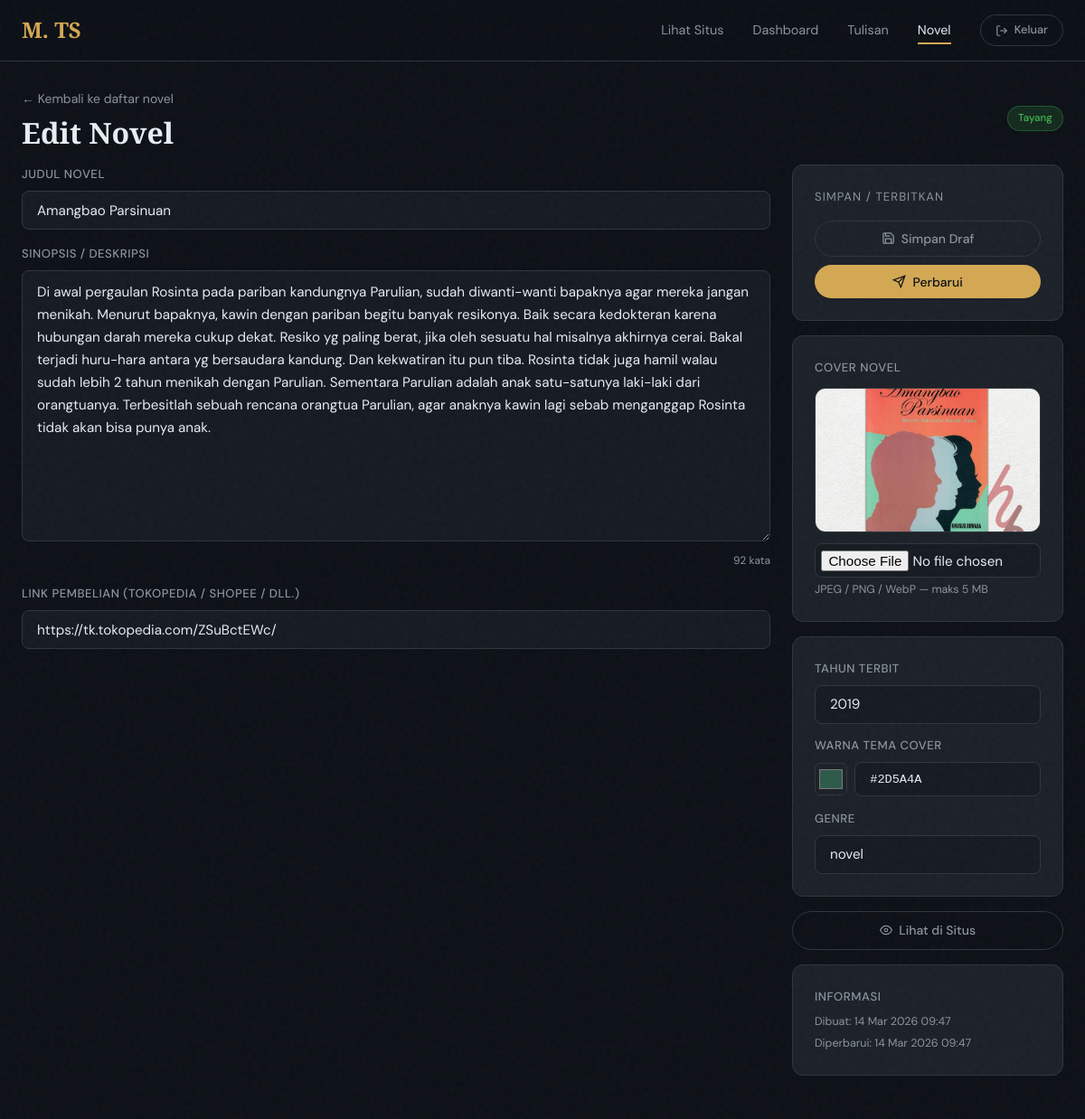
/author_novels.php?action=edit&id=2 (signed in), run on the app's committed database.
### tables this page shows
CREATE TABLE IF NOT EXISTS `novels` (
  `id`          INT AUTO_INCREMENT PRIMARY KEY,
  `title`       VARCHAR(255)  NOT NULL,
  `synopsis`    TEXT          NOT NULL,
  `cover_image` VARCHAR(500)  DEFAULT NULL,
  `buy_link`    VARCHAR(500)  DEFAULT NULL,
  `year`        YEAR          NOT NULL,
  `color`       VARCHAR(7)    DEFAULT '#6B4423',
  `genre`       VARCHAR(100)  DEFAULT 'novel',
  `status`      ENUM('draft','published') DEFAULT 'draft',
  `created_at`  DATETIME      DEFAULT CURRENT_TIMESTAMP,
  `updated_at`  DATETIME      DEFAULT CURRENT_TIMESTAMP ON UPDATE CURRENT_TIMESTAMP
);

### config.php (called while the page is built, shortened)
<?php
function e(string $str): string {
    return htmlspecialchars($str, ENT_QUOTES | ENT_HTML5, 'UTF-8');
}

### author_novels.php (the view, shortened to what this page needs)
<?php
require_once 'config.php';
$db     = getDB();
$action = $_GET['action'] ?? 'list';
$id     = (int)($_GET['id'] ?? 0);
$editNovel = null;
if (($action === 'edit') && $id > 0) {
    $stmt = $db->prepare("SELECT * FROM novels WHERE id = ?");
    $stmt->execute([$id]);
    $editNovel = $stmt->fetch();
}
$novels = [];
$csrfToken = csrfToken();
?>
<!DOCTYPE html>
<html lang="id">
<head>
  <link rel="stylesheet" href="theme.css">
</head>
<body>
<div class="noise-overlay"></div>
<nav class="site-nav">
  <div class="nav-inner">
    <a href="index.php" class="nav-brand">M. TS</a>
    <div class="nav-links">
      <a href="index.php" class="nav-link">Lihat Situs</a>
      <a href="author.php" class="nav-link">Dashboard</a>
      <a href="author_posts.php" class="nav-link">Tulisan</a>
      <a href="author_novels.php" class="nav-link active">Novel</a>
      <a href="logout.php" class="btn btn-ghost btn-sm">
        <svg width="14" height="14" viewBox="0 0 24 24" fill="none" stroke="currentColor" stroke-width="2"><path d="M9 21H5a2 2 0 0 1-2-2V5a2 2 0 0 1 2-2h4"/><polyline points="16 17 21 12 16 7"/><line x1="21" y1="12" x2="9" y2="12"/></svg>
        Keluar
      </a>
    </div>
  </div>
</nav>
<div class="page-wrapper">
  <?php if ($action === 'list'): ?>
  <div class="flex items-center justify-between mb-4 wrap gap-3">
    <div>
      <h1 style="font-size:2rem;font-weight:700;">Katalog Novel</h1>
      <p class="text-muted text-sm">Kelola novel dan katalog buku Anda.</p>
    </div>
    <a href="?action=new" class="btn btn-primary">
      <svg width="15" height="15" viewBox="0 0 24 24" fill="none" stroke="currentColor" stroke-width="2"><line x1="12" y1="5" x2="12" y2="19"/><line x1="5" y1="12" x2="19" y2="12"/></svg>
      Tambah Novel
    </a>
  </div>
  <div class="card" style="padding:0;">
    <?php if (empty($novels)): ?>
    <div style="padding:3rem;text-align:center;color:var(--muted);">Belum ada novel. <a href="?action=new">Tambah sekarang →</a></div>
    <?php else: ?>
    <table class="data-table">
      <thead>
        <tr>
          <th>Judul</th>
          <th>Tahun</th>
          <th>Status</th>
          <th>Diperbarui</th>
          <th>Aksi</th>
        </tr>
      </thead>
      <tbody>
      <?php foreach ($novels as $n): ?>
      <tr>
        <td>
          <div style="display:flex;align-items:center;gap:0.75rem;">
            <?php if ($n['cover_image']): ?>
            <img src="<?= e($n['cover_image']) ?>" alt="" style="width:36px;height:48px;object-fit:cover;border-radius:4px;flex-shrink:0;">
            <?php else: ?>
            <div style="width:36px;height:48px;background:<?= e($n['color']) ?>;border-radius:4px;flex-shrink:0;"></div>
            <?php endif; ?>
            <a href="?action=edit&id=<?= $n['id'] ?>" style="color:var(--fg);font-size:0.88rem;font-weight:500;"><?= e($n['title']) ?></a>
          </div>
        </td>
        <td class="text-muted"><?= e((string)$n['year']) ?></td>
        <td><span class="badge badge-<?= $n['status'] ?>"><?= e($n['status'] === 'published' ? 'Tayang' : 'Draf') ?></span></td>
        <td class="text-muted text-xs"><?= date('d M Y', strtotime($n['updated_at'])) ?></td>
        <td>
          <div style="display:flex;gap:0.4rem;flex-wrap:wrap;">
            <a href="?action=edit&id=<?= $n['id'] ?>" class="btn btn-ghost btn-sm">Edit</a>
            <form method="POST" style="display:inline;" onsubmit="return confirm('Yakin?')">
              <input type="hidden" name="csrf_token" value="<?= e($csrfToken) ?>">
              <input type="hidden" name="id"     value="<?= $n['id'] ?>">
              <input type="hidden" name="action" value="<?= $n['status'] === 'published' ? 'unpublish' : 'publish' ?>">
              <button class="btn btn-sm <?= $n['status'] === 'published' ? 'btn-ghost' : 'btn-success' ?>">
                <?= $n['status'] === 'published' ? 'Tarik' : 'Terbitkan' ?>
              </button>
            </form>
            <form method="POST" style="display:inline;" onsubmit="return confirm('Hapus novel ini permanen?')">
              <input type="hidden" name="csrf_token" value="<?= e($csrfToken) ?>">
              <input type="hidden" name="id"     value="<?= $n['id'] ?>">
              <input type="hidden" name="action" value="delete">
              <button class="btn btn-danger btn-sm">Hapus</button>
            </form>
          </div>
        </td>
      </tr>
      <?php endforeach; ?>
      </tbody>
    </table>
    <?php endif; ?>
  </div>
  <?php else: ?>
  <?php
    $isNew = ($action === 'new');
    $curTitle    = $editNovel['title']       ?? '';
    $curSynopsis = $editNovel['synopsis']    ?? '';
    $curBuyLink  = $editNovel['buy_link']    ?? '';
    $curYear     = $editNovel['year']        ?? (int)date('Y');
    $curColor    = $editNovel['color']       ?? '#6B4423';
    $curGenre    = $editNovel['genre']       ?? 'novel';
    $curStatus   = $editNovel['status']      ?? 'draft';
    $curCover    = $editNovel['cover_image'] ?? '';
  ?>
  <div class="flex items-center justify-between mb-4 wrap gap-3">
    <div>
      <a href="author_novels.php" class="text-muted text-sm">← Kembali ke daftar novel</a>
      <h1 style="font-size:2rem;font-weight:700;margin-top:0.4rem;">
        <?= $isNew ? 'Tambah Novel Baru' : 'Edit Novel' ?>
      </h1>
    </div>
    <?php if (!$isNew): ?>
    <span class="badge badge-<?= $curStatus ?>"><?= $curStatus === 'published' ? 'Tayang' : 'Draf' ?></span>
    <?php endif; ?>
  </div>
  <form method="POST" enctype="multipart/form-data" id="novelForm">
    <div class="novel-editor-wrap">
      <div style="display:flex;flex-direction:column;gap:1rem;">
        <div class="form-group">
          <label class="form-label">Judul Novel</label>
          <input type="text" name="title" class="form-control" required
                 placeholder="Judul novel…"
                 value="<?= e($curTitle) ?>">
        </div>
        <div class="form-group">
          <label class="form-label">Sinopsis / Deskripsi</label>
          <textarea name="synopsis" class="form-control" style="min-height:300px;" required
                    placeholder="Tulis sinopsis novel Anda di sini…"><?= e($curSynopsis) ?></textarea>
          <div class="word-count" id="synWordCount">0 kata</div>
        </div>
        <div class="form-group">
          <label class="form-label">Link Pembelian (Tokopedia / Shopee / dll.)</label>
          <input type="url" name="buy_link" class="form-control"
                 placeholder="https://tokopedia.com/…"
                 value="<?= e($curBuyLink) ?>">
        </div>
      </div>
      <div style="display:flex;flex-direction:column;gap:1rem;">
        <div class="card">
          <p style="font-size:0.82rem;text-transform:uppercase;letter-spacing:0.08em;color:var(--muted);margin-bottom:1rem;">Simpan / Terbitkan</p>
          <div style="display:flex;flex-direction:column;gap:0.6rem;">
            <button type="submit" name="submit_action" value="draft" class="btn btn-ghost" style="justify-content:center;">
              <svg width="15" height="15" viewBox="0 0 24 24" fill="none" stroke="currentColor" stroke-width="2"><path d="M19 21H5a2 2 0 0 1-2-2V5a2 2 0 0 1 2-2h11l5 5v11a2 2 0 0 1-2 2z"/><polyline points="17 21 17 13 7 13 7 21"/><polyline points="7 3 7 8 15 8"/></svg>
              Simpan Draf
            </button>
            <button type="submit" name="submit_action" value="publish" class="btn btn-primary" style="justify-content:center;">
              <svg width="15" height="15" viewBox="0 0 24 24" fill="none" stroke="currentColor" stroke-width="2"><line x1="22" y1="2" x2="11" y2="13"/><polygon points="22 2 15 22 11 13 2 9 22 2"/></svg>
              <?= $curStatus === 'published' ? 'Perbarui' : 'Terbitkan' ?>
            </button>
          </div>
        </div>
        <div class="card">
          <p class="form-label" style="margin-bottom:0.75rem;">Cover Novel</p>
          <div class="cover-swatch" id="coverSwatch"
               style="background: linear-gradient(150deg, <?= e($curColor) ?> 0%, <?= e($curColor) ?>88 100%);">
            <?php if ($curCover): ?>
            <img src="<?= e($curCover) ?>" alt="Cover" id="coverPreviewImg">
            <?php else: ?>
            <img src="" alt="" id="coverPreviewImg" style="display:none;">
            <?php endif; ?>
          </div>
          <input type="file" name="cover_image" id="coverInput" accept="image/jpeg,image/png,image/webp"
                 class="form-control" style="padding:0.4rem;">
          <p class="text-muted text-xs mt-1">JPEG / PNG / WebP — maks 5 MB</p>
        </div>
        <div class="card">
          <div style="display:flex;flex-direction:column;gap:0.85rem;">
            <div class="form-group">
              <label class="form-label">Tahun Terbit</label>
              <input type="number" name="year" class="form-control"
                     min="1900" max="<?= (int)date('Y') + 5 ?>"
                     value="<?= e((string)$curYear) ?>">
            </div>
            <div class="form-group">
              <label class="form-label">Warna Tema Cover</label>
              <div style="display:flex;gap:0.5rem;align-items:center;">
                <input type="color" name="color" id="colorPicker" value="<?= e($curColor) ?>"
                       style="width:44px;height:36px;border:1px solid var(--border);border-radius:6px;background:transparent;cursor:pointer;padding:2px;">
                <input type="text" id="colorText" value="<?= e($curColor) ?>"
                       class="form-control" style="font-family:monospace;font-size:0.85rem;"
                       maxlength="7" placeholder="#6B4423">
              </div>
            </div>
            <div class="form-group">
              <label class="form-label">Genre</label>
              <input type="text" name="genre" class="form-control"
                     placeholder="novel, roman, sastra…"
                     value="<?= e($curGenre) ?>">
            </div>
          </div>
        </div>
        <?php if ($editNovel): ?>
        <?php if ($curStatus === 'published'): ?>
        <a href="index.php#buku" target="_blank"
           class="btn btn-ghost" style="justify-content:center;width:100%;">
          <svg width="14" height="14" viewBox="0 0 24 24" fill="none" stroke="currentColor" stroke-width="2"><path d="M1 12s4-8 11-8 11 8 11 8-4 8-11 8-11-8-11-8z"/><circle cx="12" cy="12" r="3"/></svg>
          Lihat di Situs
        </a>
        <?php endif; ?>
        <div class="card">
          <p class="form-label">Informasi</p>
          <p class="text-muted text-xs mt-2">Dibuat: <?= date('d M Y H:i', strtotime($editNovel['created_at'])) ?></p>
          <p class="text-muted text-xs mt-1">Diperbarui: <?= date('d M Y H:i', strtotime($editNovel['updated_at'])) ?></p>
        </div>
        <?php endif; ?>
      </div>
    </div>
  </form>
  <?php endif; ?>
</div>
</body>
</html>

### theme.css (style rules this page uses)
:root { --bg: #0d1117; --bg-secondary:#161b22; --fg: #e6edf3; --muted: #8b949e; --accent: #d4a853; --accent-dim: #a88a3d; --accent-glow: rgba(212,168,83,0.15); --card: #1c2128; --border: #30363d; --error: #f85149; --success: #3fb950; --warning: #d29922; --radius: 0.75rem; --radius-sm: 0.5rem; }
*, *::before, *::after { box-sizing: border-box; margin: 0; padding: 0; }
html { scroll-behavior: smooth; }
body { font-family: 'DM Sans', sans-serif; background-color: var(--bg); color: var(--fg); line-height: 1.6; min-height: 100vh; overflow-x: hidden; }
h1,h2,h3 { font-family: 'Cormorant Garamond', serif; line-height: 1.2; }
a { color: var(--accent); text-decoration: none; }
.noise-overlay { position: fixed; inset: 0; pointer-events: none; z-index: 1000; opacity: 0.03; }
.site-nav { position: fixed; top: 0; left: 0; width: 100%; z-index: 50; background: rgba(13,17,23,0.92); backdrop-filter: blur(12px); border-bottom: 1px solid var(--border); transition: all 0.3s ease; }
.site-nav .nav-inner { max-width: 1200px; margin: 0 auto; padding: 0.9rem 1.5rem; display: flex; align-items: center; justify-content: space-between; gap: 1rem; }
.nav-brand { font-family: 'Cormorant Garamond', serif; font-size: 1.5rem; font-weight: 700; color: var(--accent); }
.nav-links { display: flex; gap: 2rem; align-items: center; }
.nav-link { position: relative; color: var(--muted); font-size: 0.9rem; transition: color 0.25s; }
.nav-link::after { content: ''; position: absolute; bottom: -4px; left: 0; width: 0; height: 2px; background: var(--accent); transition: width 0.3s ease; }
.nav-link:hover, .nav-link.active { color: var(--fg); }
.nav-link:hover::after, .nav-link.active::after { width: 100%; }
.btn { display: inline-flex; align-items: center; gap: 0.45rem; padding: 0.6rem 1.4rem; border-radius: 9999px; font-family: 'DM Sans', sans-serif; font-size: 0.875rem; font-weight: 500; cursor: pointer; border: none; transition: all 0.25s ease; text-decoration: none; }
.btn-primary { background: var(--accent); color: var(--bg); }
.btn-ghost { background: transparent; color: var(--muted); border: 1px solid var(--border); }
.btn-sm { padding: 0.4rem 1rem; font-size: 0.8rem; }
.card { background: var(--card); border: 1px solid var(--border); border-radius: var(--radius); padding: 1.5rem; }
.form-group { display: flex; flex-direction: column; gap: 0.5rem; }
.form-label { font-size: 0.82rem; font-weight: 500; color: var(--muted); letter-spacing: 0.04em; text-transform: uppercase; }
.form-control { background: var(--bg-secondary); border: 1px solid var(--border); border-radius: var(--radius-sm); color: var(--fg); font-family: 'DM Sans', sans-serif; font-size: 0.95rem; padding: 0.65rem 1rem; width: 100%; transition: border-color 0.25s, box-shadow 0.25s; }
.form-control::placeholder { color: var(--muted); opacity: 0.6; }
textarea.form-control { resize: vertical; min-height: 200px; line-height: 1.65; }
.badge { display: inline-flex; align-items: center; gap: 0.3rem; padding: 0.25rem 0.7rem; border-radius: 9999px; font-size: 0.72rem; font-weight: 500; text-transform: capitalize; }
.badge-published { background: rgba(63,185,80,0.15); color: var(--success); border: 1px solid rgba(63,185,80,0.3); }
.text-muted { color: var(--muted); }
.text-sm { font-size: 0.875rem; }
.text-xs { font-size: 0.78rem; }
.flex { display: flex; }
.items-center { align-items: center; }
.justify-between { justify-content: space-between; }
.gap-3 { gap: 0.75rem; }
.wrap { flex-wrap: wrap; }
.mt-1 { margin-top: 0.25rem; }
.mt-2 { margin-top: 0.5rem; }
.mb-4 { margin-bottom: 1rem; }
.page-wrapper { max-width: 1200px; margin: 0 auto; padding: 6rem 1.5rem 3rem; }

### author_novels.php (style rules this page uses)
.novel-editor-wrap { display: grid; grid-template-columns: 1fr 300px; gap: 1.5rem; align-items: start; }
.cover-swatch { width: 100%; height: 160px; border-radius: var(--radius); border: 1px solid var(--border); display: flex; align-items: center; justify-content: center; font-family: 'Cormorant Garamond', serif; font-size: 0.95rem; color: rgba(255,255,255,0.6); position: relative; overflow: hidden; margin-bottom: 0.75rem; transition: background 0.3s; }
.cover-swatch img { width:100%;height:100%;object-fit:cover;position:absolute;inset:0; }
.word-count { font-size: 0.75rem; color: var(--muted); text-align: right; margin-top: 0.25rem; }

### data on the page
novels: title "Amangbao Parsinuan", synopsis "Di awal pergaulan Rosinta pada pariban kandungnya Parulian, sudah diwanti-wanti bapaknya agar mereka jangan menikah. Menurut bapaknya, kawin dengan pariban begitu banyak resikonya. Baik secara kedokteran karena hubungan darah mereka cukup dekat. Resiko yg paling berat, jika oleh sesuatu hal misalnya akhirnya cerai. Bakal terjadi huru-hara antara yg bersaudara kandung. Dan kekwatiran itu pun tiba. Rosinta tidak juga hamil walau sudah lebih 2 tahun menikah dengan Parulian. Sementara Parulian adalah anak satu-satunya laki-laki dari orangtuanya. Terbesitlah sebuah rencana orangtua Parulian, agar anaknya kawin lagi sebab menganggap Rosinta tidak akan bisa punya anak.", buy_link "https://tk.tokopedia.com/ZSuBctEWc/", cover_image (picture), year "2019", color "#2d5a4a", color "#2D5A4A", genre "novel", created_at "14 Mar 2026 09:47", updated_at "14 Mar 2026 09:47"
